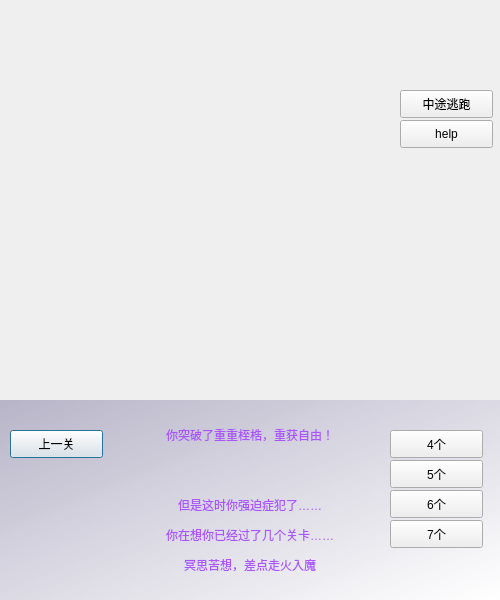
<?xml version="1.0" encoding="UTF-8"?>
<ui version="4.0">
 <class>Dialog7</class>
 <widget class="QDialog" name="Dialog7">
  <property name="geometry">
   <rect>
    <x>0</x>
    <y>0</y>
    <width>500</width>
    <height>600</height>
   </rect>
  </property>
  <property name="windowTitle">
   <string>不正常人类研究中心</string>
  </property>
  <widget class="QPushButton" name="pushButton">
   <property name="geometry">
    <rect>
     <x>10</x>
     <y>430</y>
     <width>93</width>
     <height>28</height>
    </rect>
   </property>
   <property name="text">
    <string>上一关</string>
   </property>
  </widget>
  <widget class="QPushButton" name="pushButton_2">
   <property name="geometry">
    <rect>
     <x>390</x>
     <y>460</y>
     <width>93</width>
     <height>28</height>
    </rect>
   </property>
   <property name="text">
    <string>5个</string>
   </property>
  </widget>
  <widget class="QLabel" name="label">
   <property name="geometry">
    <rect>
     <x>0</x>
     <y>0</y>
     <width>500</width>
     <height>400</height>
    </rect>
   </property>
   <property name="text">
    <string>&lt;html&gt;&lt;head/&gt;&lt;body&gt;&lt;p&gt;&lt;img src=&quot;:/images/p7.jpg&quot;/&gt;&lt;/p&gt;&lt;/body&gt;&lt;/html&gt;</string>
   </property>
  </widget>
  <widget class="QLabel" name="label_2">
   <property name="geometry">
    <rect>
     <x>0</x>
     <y>400</y>
     <width>500</width>
     <height>200</height>
    </rect>
   </property>
   <property name="styleSheet">
    <string notr="true">background-color: qlineargradient(spread:pad, x1:0, y1:0, x2:1, y2:1, stop:0 rgba(175, 171, 194, 220), stop:1 rgba(255, 255, 255, 255));
color: rgb(170, 85, 255);</string>
   </property>
   <property name="text">
    <string>&lt;html&gt;&lt;head/&gt;&lt;body&gt;&lt;p align=&quot;center&quot;&gt;你突破了重重桎梏，重获自由！&lt;/p&gt;&lt;p align=&quot;center&quot;&gt;&lt;br/&gt;&lt;/p&gt;&lt;p align=&quot;center&quot;&gt;但是这时你强迫症犯了……&lt;/p&gt;&lt;p align=&quot;center&quot;&gt;你在想你已经过了几个关卡……&lt;/p&gt;&lt;p align=&quot;center&quot;&gt;冥思苦想，差点走火入魔&lt;/p&gt;&lt;/body&gt;&lt;/html&gt;</string>
   </property>
  </widget>
  <widget class="QPushButton" name="pushButton_3">
   <property name="geometry">
    <rect>
     <x>400</x>
     <y>120</y>
     <width>93</width>
     <height>28</height>
    </rect>
   </property>
   <property name="text">
    <string>help</string>
   </property>
  </widget>
  <widget class="QPushButton" name="pushButton_4">
   <property name="geometry">
    <rect>
     <x>400</x>
     <y>90</y>
     <width>93</width>
     <height>28</height>
    </rect>
   </property>
   <property name="text">
    <string>中途逃跑</string>
   </property>
  </widget>
  <widget class="QPushButton" name="pushButton_5">
   <property name="geometry">
    <rect>
     <x>390</x>
     <y>430</y>
     <width>93</width>
     <height>28</height>
    </rect>
   </property>
   <property name="text">
    <string>4个</string>
   </property>
  </widget>
  <widget class="QPushButton" name="pushButton_6">
   <property name="geometry">
    <rect>
     <x>390</x>
     <y>490</y>
     <width>93</width>
     <height>28</height>
    </rect>
   </property>
   <property name="text">
    <string>6个</string>
   </property>
  </widget>
  <widget class="QPushButton" name="pushButton_7">
   <property name="geometry">
    <rect>
     <x>390</x>
     <y>520</y>
     <width>93</width>
     <height>28</height>
    </rect>
   </property>
   <property name="text">
    <string>7个</string>
   </property>
  </widget>
  <zorder>label_2</zorder>
  <zorder>pushButton</zorder>
  <zorder>pushButton_2</zorder>
  <zorder>label</zorder>
  <zorder>pushButton_3</zorder>
  <zorder>pushButton_4</zorder>
  <zorder>pushButton_5</zorder>
  <zorder>pushButton_6</zorder>
  <zorder>pushButton_7</zorder>
 </widget>
 <resources/>
 <connections/>
</ui>
